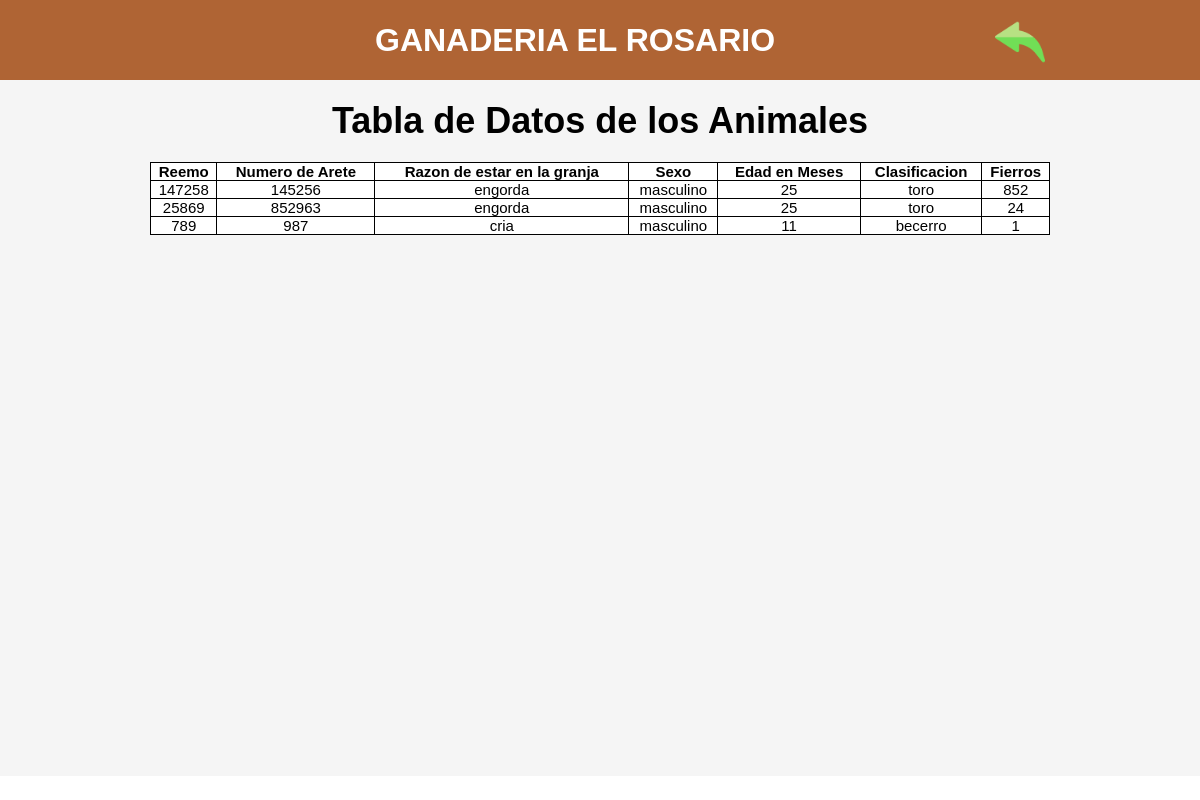
/DatosAnimales.php, run on the app's committed database.
### tables this page shows
CREATE TABLE `animales` (
  `idAnimal` int(11) NOT NULL,
  `idCompraGanado` int(11) DEFAULT NULL,
  `NumeroArete` varchar(20) DEFAULT NULL,
  `Sexo` varchar(20) DEFAULT NULL,
  `Meses` int(11) DEFAULT NULL,
  `Clasificacion` varchar(50) DEFAULT NULL,
  `Fierro` int(11) DEFAULT NULL,
  `Peso` decimal(10,2) DEFAULT NULL,
  `PrecioCompra` decimal(10,2) DEFAULT NULL,
  `PrecioTotal` decimal(10,2) DEFAULT NULL,
  `Ganancia` decimal(10,2) DEFAULT NULL
);

CREATE TABLE `compraganado` (
  `idCompraGanado` int(11) NOT NULL,
  `N_Reemo` varchar(30) DEFAULT NULL,
  `Motivo` varchar(50) DEFAULT NULL,
  `Fecha` date DEFAULT NULL
);

### DatosAnimales.php (the view, shortened to what this page needs)
<?php
$server = "localhost";
$user = "root";
$pass = "";
$db = "Ganaderia";
$conexion = mysqli_connect($server, $user, $pass, $db);
$consulta = "
    SELECT
        c.N_Reemo,
        c.Motivo,
        a.NumeroArete,
        a.Sexo,
        a.Meses,
        a.Fierro,
        a.Clasificacion
    FROM animales a
    JOIN compraganado c ON a.idCompraGanado = c.idCompraGanado
";
$guardar = $conexion->query($consulta);
?>
<!DOCTYPE html>
<html lang="es">
<head>
    <link rel="stylesheet" type="text/css" href="DatosAnimales.css">
</head>
<body>
    <div class="titulin">
        <h1>GANADERIA EL ROSARIO</h1>
        <a href="ADMINISTRADORES.php">
            <img src="flechaatras.jpg" alt="Botón Atrás" class="boton-atras">
        </a>
    </div>
    <main>
        <section class="container">
            <h3>Tabla de Datos de los Animales</h3>
            <div class="tabla">
                <div class="uno">
                    <table border="1" class="table">
                        <thead>
                            <tr>
                                <th>Reemo</th>
                                <th>Numero de Arete</th>
                                <th>Razon de estar en la granja</th>
                                <th>Sexo</th>
                                <th>Edad en Meses</th>
                                <th>Clasificacion</th>
                                <th>Fierros</th>
                            </tr>
                        </thead>
                        <tbody>
                        <?php while ($row = $guardar->fetch_assoc()): ?>
                            <tr>
                                <td><?php echo htmlspecialchars($row['N_Reemo']); ?></td>
                                <td><?php echo htmlspecialchars($row['NumeroArete']); ?></td>
                                <td><?php echo htmlspecialchars($row['Motivo']); ?></td>
                                <td><?php echo htmlspecialchars($row['Sexo']); ?></td>
                                <td><?php echo htmlspecialchars($row['Meses']); ?></td>
                                <td><?php echo htmlspecialchars($row['Clasificacion']); ?></td>
                                <td><?php echo htmlspecialchars($row['Fierro']); ?></td>
                            </tr>
                        <?php endwhile; ?>
                        </tbody>
                    </table>
                </div>
            </div>
        </section>
    </main>
</body>
</html>

### DatosAnimales.css (style rules this page uses)
* { padding: 0; margin: 0; }
.titulin { align-items: center; justify-content: center; text-align: center; color: white; display: flex; height: 80px; border: 1px #af6434; background-color: #af6434; }
.boton-atras { position: relative; left: 220px; margin-top: 8px; width: 50px; height: 50px; }
h3 { font-size: 36px; text-align: center; padding: 20px; }
.container { background-color: whitesmoke; width: 100%; height: 87vh; text-align: center; }
.table, .tr, .th, .td { background-color: white; border: 1px solid black; border-collapse: collapse; }
.table { font-size: 15px; width: 100%; margin: auto; border-collapse: collapse; }
main { display: flex; }
.tabla { display: flex; justify-content: center; }
.uno { width: 75%; height: auto; }
body { background-image: url('Imagenes/Fondo.jpg'); background-size: cover; background-position: center; background-repeat: no-repeat; height: 100%; margin: auto; font-family: 'Arial', sans-serif; }

### data on the page
animales: idCompraGanado.N_Reemo "147258", NumeroArete "145256", idCompraGanado.Motivo "engorda", Sexo "masculino", Meses "25", Clasificacion "toro", Fierro "852"
animales: idCompraGanado.N_Reemo "25869", NumeroArete "852963", idCompraGanado.Motivo "engorda", Sexo "masculino", Meses "25", Clasificacion "toro", Fierro "24"
animales: idCompraGanado.N_Reemo "789", NumeroArete "987", idCompraGanado.Motivo "cria", Sexo "masculino", Meses "11", Clasificacion "becerro", Fierro "1"
